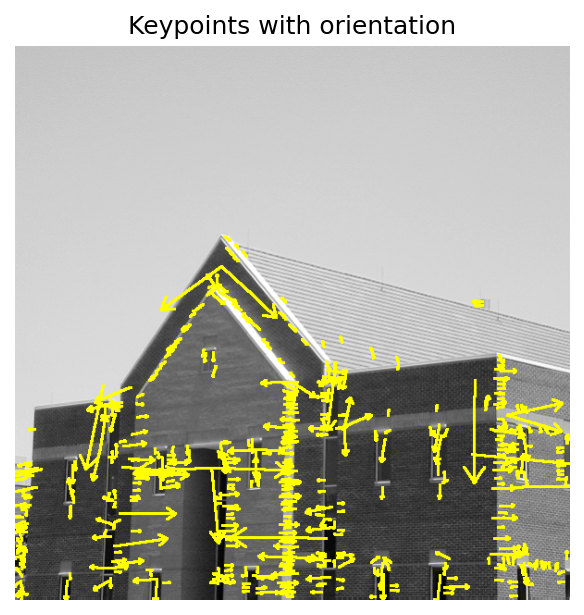

Write the Python code that produced this figure.
"""Figure 12.61 - Keypoints with orientation."""

from __future__ import annotations

import os
import matplotlib.pyplot as plt

from libDIPUM.sift import sift
from libDIPUM.showkeys import showkeys
from libDIPUM.data_path import dip_data

print("Running Figure1261 (keypoints with orientation)...")

# Data
img_path_pgm = dip_data('building-600by600.pgm')

# SIFT
image, descrips, locs = sift(img_path_pgm)
print(f"Detected keypoints: {locs.shape[0]}")

# Display
overlay = showkeys(image, locs)
plt.figure()
plt.imshow(overlay)
plt.title("Keypoints with orientation")
plt.axis("off")

out_path = os.path.join(os.path.dirname(__file__), "Figure1261.png")
plt.savefig(out_path, dpi=150, bbox_inches="tight")
print(f"Saved {out_path}")
plt.show()
